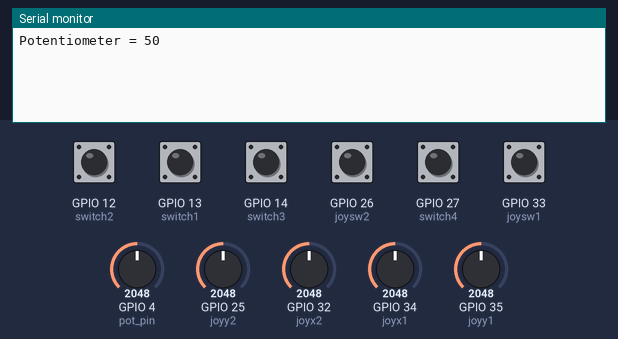
A sketch run on a simulated ESP32. Parts: the last lines printed to the serial monitor. The inputs (shaded band) are chosen by the test bench; at power-on: GPIO 26 (joysw2), GPIO 33 (joysw1) HIGH, GPIO 12 (switch2), GPIO 13 (switch1), GPIO 14 (switch3), GPIO 27 (switch4) LOW, GPIO 25 (joyy2) = 2048, GPIO 32 (joyx2) = 2048, GPIO 4 (pot_pin) = 2048, GPIO 34 (joyx1) = 2048, GPIO 35 (joyy1) = 2048.

Above: at 1.2 s.
1.3 s: GPIO 25 (joyy2) set to 2866
At 2.2 s:
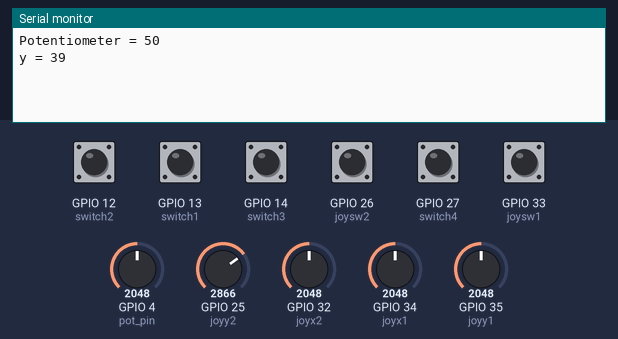
2.8 s: GPIO 32 (joyx2) set to 2866
At 3.4 s:
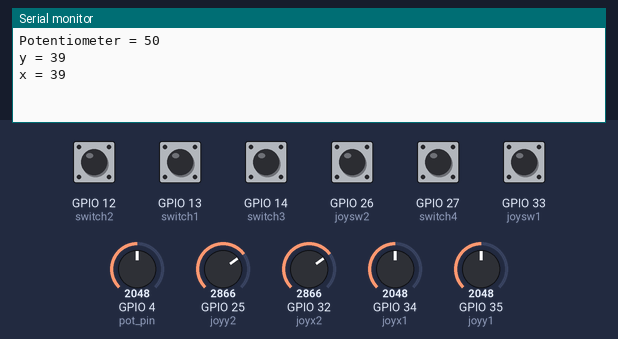
4.3 s: GPIO 12 (switch2) pulled HIGH for 0.15 s
At 5.6 s:
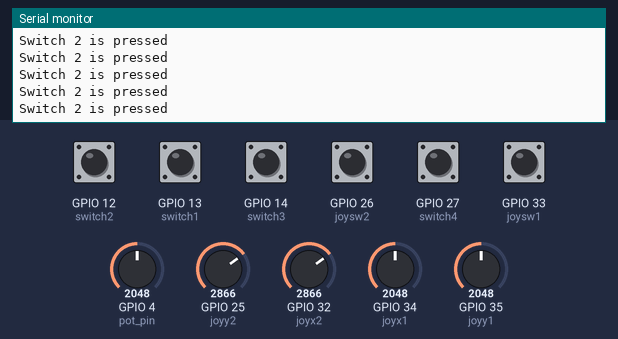
5.9 s: GPIO 26 (joysw2) pulled LOW for 0.15 s
At 6.8 s:
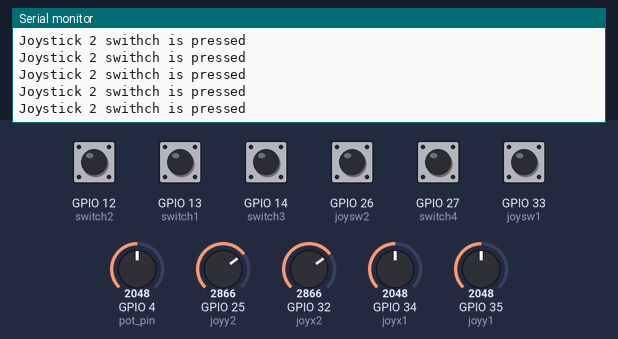
7.5 s: GPIO 4 (pot_pin) set to 2866
At 8.2 s:
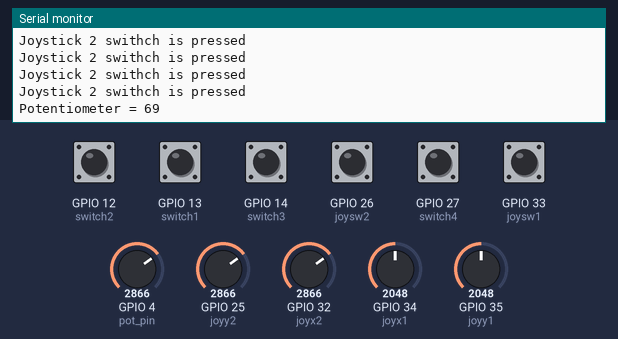
9.0 s: GPIO 34 (joyx1) set to 1228
At 10.5 s:
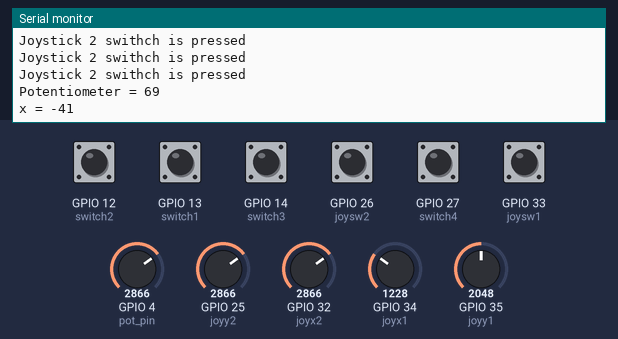

The sketch:

Controller.ino
```cpp
// for switches
const int switch1 = 13;
const int switch2 = 12;
const int switch3 = 14;
const int switch4 = 27;

int sw1 = 0;
int sw2 = 0;
int sw3 = 0;
int sw4 = 0;

// for potetiometer
const int pot_pin = 4;
int pott = 0;

// for joystick 1
const int joysw1 = 33; // for joystick press button
const int joyy1 = 35; // for x direction analog
const int joyx1 = 34; // for y direction analog

int jx1 = 0;
int j_x1 = 0;
int jy1 = 0;
int j_y1 = 0;

// for joystick 2
const int joysw2 = 26; // for joystick press button
const int joyy2 = 25; // for x direction analog
const int joyx2 = 32; // for y direction analog

int jx2 = 0;
int j_x2 = 0;
int jy2 = 0;
int j_y2 = 0;

const int threshold = 10;
const int deadband = 5;

void Switch();  // fun for switches

void Joystick1(); // fun for joystick 1

void Joystick2(); // fun for joystick 2

void Pot(); // fun for Potentiometer

void setup()
{

  Serial.begin(9600);
  pinMode(switch1, INPUT);
  pinMode(switch2, INPUT);
  pinMode(switch3, INPUT);
  pinMode(switch4, INPUT);

  pinMode(joysw1, INPUT_PULLUP);
  pinMode(joysw2, INPUT_PULLUP);

  analogSetAttenuation(ADC_11db); // set for all pins at once; 11db for 3.3V
  // analogSetAttenution(pin, attentuation_value); : to make adc read input voltage directly in particular voltage range, not needed in Arduino Board
}

void loop()
{
    Switch();

    Joystick1();

    Joystick2();

    Pot();

}

// function for reading 4 push button switches
void Switch()
{
    sw1  = digitalRead(switch1);
    if (sw1>0)
    {
      Serial.println("Switch 1 is pressed");
      sw1=0;
    }

    sw2 = digitalRead(switch2);
    if (sw2>0)
    {
      Serial.println("Switch 2 is pressed");
      sw2=0;
    }
    sw3 = digitalRead(switch3);
    if (sw3>0)
    {
      Serial.println("Switch 3 is pressed");
      sw3=0;
    }

    sw4 = digitalRead(switch4);
    if (sw4>0)
    {
      Serial.println("Switch 4 is pressed");
      sw4=0;
    }
}

// function for reading joystick 1
void Joystick1()
{
  int jsw1 = 1;   // normally it is close, when pressed it opens
    jsw1 = digitalRead(joysw1);
    if (jsw1 == 0)
      Serial.println("Joystick 1 swithch is pressed");

    jy1 = map(analogRead(joyy1), 0, 4095, -100, 100); // analog in y direction
    if (abs(jy1)<deadband)// if variation due to fluctuation at rest, make to zero again
      jy1 = 0;
    if (jy1-j_y1>threshold || jy1-j_y1<-threshold) // print if value changes
    {
      Serial.print("y = ");
      Serial.println(jy1);
      j_y1 = jy1;
    }

    jx1 = map(analogRead(joyx1), 0, 4095, -100, 100); // analog in x direction
    if (abs(jx1) < deadband) // if variation due to fluctuation at rest, make to zero again
      jx1 = 0;

    if (jx1-j_x1>threshold || jx1-j_x1<-threshold) // print if value changes
    {
      Serial.print("x = ");
      Serial.println(jx1);
      j_x1 = jx1;
    }
}

// funtion for reading joystick 2
void Joystick2()
{
    int jsw2 = 1;   // normally it is close, when pressed it opens
    jsw2 = digitalRead(joysw2);
    if (jsw2 == 0)
      Serial.println("Joystick 2 swithch is pressed");

    jy2 = map(analogRead(joyy2), 0, 4095, -100, 100); // analog in y direction
    if (abs(jy2)<deadband)// if variation due to fluctuation at rest, make to zero again
      jy2 = 0;
    if (jy2-j_y2>threshold || jy2-j_y2<-threshold) // print if value changes
    {
      Serial.print("y = ");
      Serial.println(jy2);
      j_y2 = jy2;
    }

    jx2 = map(analogRead(joyx2), 0, 4095, -100, 100); // analog in x direction
    if (abs(jx2) < deadband) // if variation due to fluctuation at rest, make to zero again
      jx2 = 0;

    if (jx2-j_x2>threshold || jx2-j_x2<-threshold) // print if value changes
    {
      Serial.print("x = ");
      Serial.println(jx2);
      j_x2 = jx2;
    }
}

// funtion to read potentiometer
void Pot()
{
    int pot = map(analogRead(pot_pin), 0, 4095, 0, 100);
    if (pot!=pott)
      {
        Serial.print("Potentiometer = ");
        Serial.println(pot);
        pott=pot;
      }
}
```

Measured:
- after the input at 1.3 s, the serial monitor: prints a new line at once (image 1)
- after the input at 2.8 s, the serial monitor: prints a new line at once (image 2)
- after the input at 4.3 s, the serial monitor: prints a new line at once (image 3)
- after the input at 5.9 s, the serial monitor: prints a new line at once (image 4)
- after the input at 7.5 s, the serial monitor: prints a new line at once (image 5)
- after the input at 9.0 s, the serial monitor: prints a new line at once (image 6)
